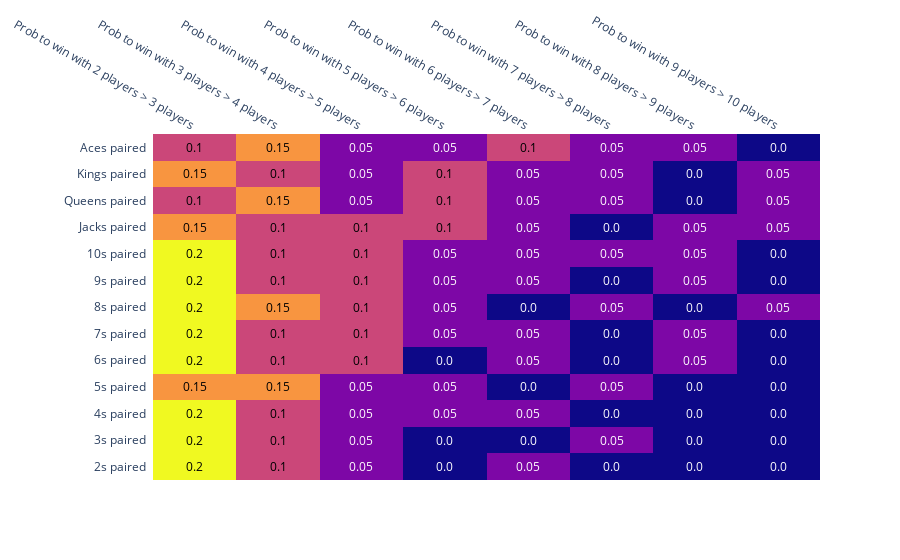

Notebook cell for this chart:
### Code cell
make_heatmap_for_hole_card_families(str_to_search="paired")

### Figure 1 — Plotly figure (JSON) as saved in the notebook; plotly's stock layout.template omitted (floating-point values rounded to 4 significant figures)
{"data": [{"colorscale": [[0, "#0d0887"], [0.1111, "#46039f"], [0.2222, "#7201a8"], [0.3333, "#9c179e"], [0.4444, "#bd3786"], [0.5556, "#d8576b"], [0.6667, "#ed7953"], [0.7778, "#fb9f3a"], [0.8889, "#fdca26"], [1, "#f0f921"]], "reversescale": false, "showscale": false, "type": "heatmap", "x": ["Prob to win with 2 players > 3 players", "Prob to win with 3 players > 4 players", "Prob to win with 4 players > 5 players", "Prob to win with 5 players > 6 players", "Prob to win with 6 players > 7 players", "Prob to win with 7 players > 8 players", "Prob to win with 8 players > 9 players", "Prob to win with 9 players > 10 players"], "y": ["2s paired", "3s paired", "4s paired", "5s paired", "6s paired", "7s paired", "8s paired", "9s paired", "10s paired", "Jacks paired", "Queens paired", "Kings paired", "Aces paired"], "z": [[0.2, 0.1, 0.05, 0, 0.05, 0, 0, 0], [0.2, 0.1, 0.05, 0, 0, 0.05, 0, 0], [0.2, 0.1, 0.05, 0.05, 0.05, 0, 0, 0], [0.15, 0.15, 0.05, 0.05, 0, 0.05, 0, 0], [0.2, 0.1, 0.1, 0, 0.05, 0, 0.05, 0], [0.2, 0.1, 0.1, 0.05, 0.05, 0, 0.05, 0], [0.2, 0.15, 0.1, 0.05, 0, 0.05, 0, 0.05], [0.2, 0.1, 0.1, 0.05, 0.05, 0, 0.05, 0], [0.2, 0.1, 0.1, 0.05, 0.05, 0.05, 0.05, 0], [0.15, 0.1, 0.1, 0.1, 0.05, 0, 0.05, 0.05], [0.1, 0.15, 0.05, 0.1, 0.05, 0.05, 0, 0.05], [0.15, 0.1, 0.05, 0.1, 0.05, 0.05, 0, 0.05], [0.1, 0.15, 0.05, 0.05, 0.1, 0.05, 0.05, 0]]}], "layout": {"annotations": [{"font": {"color": "#000000"}, "showarrow": false, "text": "0.2", "x": "Prob to win with 2 players > 3 players", "xref": "x", "y": "2s paired", "yref": "y"}, {"font": {"color": "#000000"}, "showarrow": false, "text": "0.1", "x": "Prob to win with 3 players > 4 players", "xref": "x", "y": "2s paired", "yref": "y"}, {"font": {"color": "#FFFFFF"}, "showarrow": false, "text": "0.05", "x": "Prob to win with 4 players > 5 players", "xref": "x", "y": "2s paired", "yref": "y"}, {"font": {"color": "#FFFFFF"}, "showarrow": false, "text": "0.0", "x": "Prob to win with 5 players > 6 players", "xref": "x", "y": "2s paired", "yref": "y"}, {"font": {"color": "#FFFFFF"}, "showarrow": false, "text": "0.05", "x": "Prob to win with 6 players > 7 players", "xref": "x", "y": "2s paired", "yref": "y"}, {"font": {"color": "#FFFFFF"}, "showarrow": false, "text": "0.0", "x": "Prob to win with 7 players > 8 players", "xref": "x", "y": "2s paired", "yref": "y"}, {"font": {"color": "#FFFFFF"}, "showarrow": false, "text": "0.0", "x": "Prob to win with 8 players > 9 players", "xref": "x", "y": "2s paired", "yref": "y"}, {"font": {"color": "#FFFFFF"}, "showarrow": false, "text": "0.0", "x": "Prob to win with 9 players > 10 players", "xref": "x", "y": "2s paired", "yref": "y"}, {"font": {"color": "#000000"}, "showarrow": false, "text": "0.2", "x": "Prob to win with 2 players > 3 players", "xref": "x", "y": "3s paired", "yref": "y"}, {"font": {"color": "#000000"}, "showarrow": false, "text": "0.1", "x": "Prob to win with 3 players > 4 players", "xref": "x", "y": "3s paired", "yref": "y"}, {"font": {"color": "#FFFFFF"}, "showarrow": false, "text": "0.05", "x": "Prob to win with 4 players > 5 players", "xref": "x", "y": "3s paired", "yref": "y"}, {"font": {"color": "#FFFFFF"}, "showarrow": false, "text": "0.0", "x": "Prob to win with 5 players > 6 players", "xref": "x", "y": "3s paired", "yref": "y"}, {"font": {"color": "#FFFFFF"}, "showarrow": false, "text": "0.0", "x": "Prob to win with 6 players > 7 players", "xref": "x", "y": "3s paired", "yref": "y"}, {"font": {"color": "#FFFFFF"}, "showarrow": false, "text": "0.05", "x": "Prob to win with 7 players > 8 players", "xref": "x", "y": "3s paired", "yref": "y"}, {"font": {"color": "#FFFFFF"}, "showarrow": false, "text": "0.0", "x": "Prob to win with 8 players > 9 players", "xref": "x", "y": "3s paired", "yref": "y"}, {"font": {"color": "#FFFFFF"}, "showarrow": false, "text": "0.0", "x": "Prob to win with 9 players > 10 players", "xref": "x", "y": "3s paired", "yref": "y"}, {"font": {"color": "#000000"}, "showarrow": false, "text": "0.2", "x": "Prob to win with 2 players > 3 players", "xref": "x", "y": "4s paired", "yref": "y"}, {"font": {"color": "#000000"}, "showarrow": false, "text": "0.1", "x": "Prob to win with 3 players > 4 players", "xref": "x", "y": "4s paired", "yref": "y"}, {"font": {"color": "#FFFFFF"}, "showarrow": false, "text": "0.05", "x": "Prob to win with 4 players > 5 players", "xref": "x", "y": "4s paired", "yref": "y"}, {"font": {"color": "#FFFFFF"}, "showarrow": false, "text": "0.05", "x": "Prob to win with 5 players > 6 players", "xref": "x", "y": "4s paired", "yref": "y"}, {"font": {"color": "#FFFFFF"}, "showarrow": false, "text": "0.05", "x": "Prob to win with 6 players > 7 players", "xref": "x", "y": "4s paired", "yref": "y"}, {"font": {"color": "#FFFFFF"}, "showarrow": false, "text": "0.0", "x": "Prob to win with 7 players > 8 players", "xref": "x", "y": "4s paired", "yref": "y"}, {"font": {"color": "#FFFFFF"}, "showarrow": false, "text": "0.0", "x": "Prob to win with 8 players > 9 players", "xref": "x", "y": "4s paired", "yref": "y"}, {"font": {"color": "#FFFFFF"}, "showarrow": false, "text": "0.0", "x": "Prob to win with 9 players > 10 players", "xref": "x", "y": "4s paired", "yref": "y"}, {"font": {"color": "#000000"}, "showarrow": false, "text": "0.15", "x": "Prob to win with 2 players > 3 players", "xref": "x", "y": "5s paired", "yref": "y"}, {"font": {"color": "#000000"}, "showarrow": false, "text": "0.15", "x": "Prob to win with 3 players > 4 players", "xref": "x", "y": "5s paired", "yref": "y"}, {"font": {"color": "#FFFFFF"}, "showarrow": false, "text": "0.05", "x": "Prob to win with 4 players > 5 players", "xref": "x", "y": "5s paired", "yref": "y"}, {"font": {"color": "#FFFFFF"}, "showarrow": false, "text": "0.05", "x": "Prob to win with 5 players > 6 players", "xref": "x", "y": "5s paired", "yref": "y"}, {"font": {"color": "#FFFFFF"}, "showarrow": false, "text": "0.0", "x": "Prob to win with 6 players > 7 players", "xref": "x", "y": "5s paired", "yref": "y"}, {"font": {"color": "#FFFFFF"}, "showarrow": false, "text": "0.05", "x": "Prob to win with 7 players > 8 players", "xref": "x", "y": "5s paired", "yref": "y"}, {"font": {"color": "#FFFFFF"}, "showarrow": false, "text": "0.0", "x": "Prob to win with 8 players > 9 players", "xref": "x", "y": "5s paired", "yref": "y"}, {"font": {"color": "#FFFFFF"}, "showarrow": false, "text": "0.0", "x": "Prob to win with 9 players > 10 players", "xref": "x", "y": "5s paired", "yref": "y"}, {"font": {"color": "#000000"}, "showarrow": false, "text": "0.2", "x": "Prob to win with 2 players > 3 players", "xref": "x", "y": "6s paired", "yref": "y"}, {"font": {"color": "#000000"}, "showarrow": false, "text": "0.1", "x": "Prob to win with 3 players > 4 players", "xref": "x", "y": "6s paired", "yref": "y"}, {"font": {"color": "#000000"}, "showarrow": false, "text": "0.1", "x": "Prob to win with 4 players > 5 players", "xref": "x", "y": "6s paired", "yref": "y"}, {"font": {"color": "#FFFFFF"}, "showarrow": false, "text": "0.0", "x": "Prob to win with 5 players > 6 players", "xref": "x", "y": "6s paired", "yref": "y"}, {"font": {"color": "#FFFFFF"}, "showarrow": false, "text": "0.05", "x": "Prob to win with 6 players > 7 players", "xref": "x", "y": "6s paired", "yref": "y"}, {"font": {"color": "#FFFFFF"}, "showarrow": false, "text": "0.0", "x": "Prob to win with 7 players > 8 players", "xref": "x", "y": "6s paired", "yref": "y"}, {"font": {"color": "#FFFFFF"}, "showarrow": false, "text": "0.05", "x": "Prob to win with 8 players > 9 players", "xref": "x", "y": "6s paired", "yref": "y"}, {"font": {"color": "#FFFFFF"}, "showarrow": false, "text": "0.0", "x": "Prob to win with 9 players > 10 players", "xref": "x", "y": "6s paired", "yref": "y"}, {"font": {"color": "#000000"}, "showarrow": false, "text": "0.2", "x": "Prob to win with 2 players > 3 players", "xref": "x", "y": "7s paired", "yref": "y"}, {"font": {"color": "#000000"}, "showarrow": false, "text": "0.1", "x": "Prob to win with 3 players > 4 players", "xref": "x", "y": "7s paired", "yref": "y"}, {"font": {"color": "#000000"}, "showarrow": false, "text": "0.1", "x": "Prob to win with 4 players > 5 players", "xref": "x", "y": "7s paired", "yref": "y"}, {"font": {"color": "#FFFFFF"}, "showarrow": false, "text": "0.05", "x": "Prob to win with 5 players > 6 players", "xref": "x", "y": "7s paired", "yref": "y"}, {"font": {"color": "#FFFFFF"}, "showarrow": false, "text": "0.05", "x": "Prob to win with 6 players > 7 players", "xref": "x", "y": "7s paired", "yref": "y"}, {"font": {"color": "#FFFFFF"}, "showarrow": false, "text": "0.0", "x": "Prob to win with 7 players > 8 players", "xref": "x", "y": "7s paired", "yref": "y"}, {"font": {"color": "#FFFFFF"}, "showarrow": false, "text": "0.05", "x": "Prob to win with 8 players > 9 players", "xref": "x", "y": "7s paired", "yref": "y"}, {"font": {"color": "#FFFFFF"}, "showarrow": false, "text": "0.0", "x": "Prob to win with 9 players > 10 players", "xref": "x", "y": "7s paired", "yref": "y"}, {"font": {"color": "#000000"}, "showarrow": false, "text": "0.2", "x": "Prob to win with 2 players > 3 players", "xref": "x", "y": "8s paired", "yref": "y"}, {"font": {"color": "#000000"}, "showarrow": false, "text": "0.15", "x": "Prob to win with 3 players > 4 players", "xref": "x", "y": "8s paired", "yref": "y"}, {"font": {"color": "#000000"}, "showarrow": false, "text": "0.1", "x": "Prob to win with 4 players > 5 players", "xref": "x", "y": "8s paired", "yref": "y"}, {"font": {"color": "#FFFFFF"}, "showarrow": false, "text": "0.05", "x": "Prob to win with 5 players > 6 players", "xref": "x", "y": "8s paired", "yref": "y"}, {"font": {"color": "#FFFFFF"}, "showarrow": false, "text": "0.0", "x": "Prob to win with 6 players > 7 players", "xref": "x", "y": "8s paired", "yref": "y"}, {"font": {"color": "#FFFFFF"}, "showarrow": false, "text": "0.05", "x": "Prob to win with 7 players > 8 players", "xref": "x", "y": "8s paired", "yref": "y"}, {"font": {"color": "#FFFFFF"}, "showarrow": false, "text": "0.0", "x": "Prob to win with 8 players > 9 players", "xref": "x", "y": "8s paired", "yref": "y"}, {"font": {"color": "#FFFFFF"}, "showarrow": false, "text": "0.05", "x": "Prob to win with 9 players > 10 players", "xref": "x", "y": "8s paired", "yref": "y"}, {"font": {"color": "#000000"}, "showarrow": false, "text": "0.2", "x": "Prob to win with 2 players > 3 players", "xref": "x", "y": "9s paired", "yref": "y"}, {"font": {"color": "#000000"}, "showarrow": false, "text": "0.1", "x": "Prob to win with 3 players > 4 players", "xref": "x", "y": "9s paired", "yref": "y"}, {"font": {"color": "#000000"}, "showarrow": false, "text": "0.1", "x": "Prob to win with 4 players > 5 players", "xref": "x", "y": "9s paired", "yref": "y"}, {"font": {"color": "#FFFFFF"}, "showarrow": false, "text": "0.05", "x": "Prob to win with 5 players > 6 players", "xref": "x", "y": "9s paired", "yref": "y"}, {"font": {"color": "#FFFFFF"}, "showarrow": false, "text": "0.05", "x": "Prob to win with 6 players > 7 players", "xref": "x", "y": "9s paired", "yref": "y"}, {"font": {"color": "#FFFFFF"}, "showarrow": false, "text": "0.0", "x": "Prob to win with 7 players > 8 players", "xref": "x", "y": "9s paired", "yref": "y"}, {"font": {"color": "#FFFFFF"}, "showarrow": false, "text": "0.05", "x": "Prob to win with 8 players > 9 players", "xref": "x", "y": "9s paired", "yref": "y"}, {"font": {"color": "#FFFFFF"}, "showarrow": false, "text": "0.0", "x": "Prob to win with 9 players > 10 players", "xref": "x", "y": "9s paired", "yref": "y"}, {"font": {"color": "#000000"}, "showarrow": false, "text": "0.2", "x": "Prob to win with 2 players > 3 players", "xref": "x", "y": "10s paired", "yref": "y"}, {"font": {"color": "#000000"}, "showarrow": false, "text": "0.1", "x": "Prob to win with 3 players > 4 players", "xref": "x", "y": "10s paired", "yref": "y"}, {"font": {"color": "#000000"}, "showarrow": false, "text": "0.1", "x": "Prob to win with 4 players > 5 players", "xref": "x", "y": "10s paired", "yref": "y"}, {"font": {"color": "#FFFFFF"}, "showarrow": false, "text": "0.05", "x": "Prob to win with 5 players > 6 players", "xref": "x", "y": "10s paired", "yref": "y"}, {"font": {"color": "#FFFFFF"}, "showarrow": false, "text": "0.05", "x": "Prob to win with 6 players > 7 players", "xref": "x", "y": "10s paired", "yref": "y"}, {"font": {"color": "#FFFFFF"}, "showarrow": false, "text": "0.05", "x": "Prob to win with 7 players > 8 players", "xref": "x", "y": "10s paired", "yref": "y"}, {"font": {"color": "#FFFFFF"}, "showarrow": false, "text": "0.05", "x": "Prob to win with 8 players > 9 players", "xref": "x", "y": "10s paired", "yref": "y"}, {"font": {"color": "#FFFFFF"}, "showarrow": false, "text": "0.0", "x": "Prob to win with 9 players > 10 players", "xref": "x", "y": "10s paired", "yref": "y"}, {"font": {"color": "#000000"}, "showarrow": false, "text": "0.15", "x": "Prob to win with 2 players > 3 players", "xref": "x", "y": "Jacks paired", "yref": "y"}, {"font": {"color": "#000000"}, "showarrow": false, "text": "0.1", "x": "Prob to win with 3 players > 4 players", "xref": "x", "y": "Jacks paired", "yref": "y"}, {"font": {"color": "#000000"}, "showarrow": false, "text": "0.1", "x": "Prob to win with 4 players > 5 players", "xref": "x", "y": "Jacks paired", "yref": "y"}, {"font": {"color": "#000000"}, "showarrow": false, "text": "0.1", "x": "Prob to win with 5 players > 6 players", "xref": "x", "y": "Jacks paired", "yref": "y"}, {"font": {"color": "#FFFFFF"}, "showarrow": false, "text": "0.05", "x": "Prob to win with 6 players > 7 players", "xref": "x", "y": "Jacks paired", "yref": "y"}, {"font": {"color": "#FFFFFF"}, "showarrow": false, "text": "0.0", "x": "Prob to win with 7 players > 8 players", "xref": "x", "y": "Jacks paired", "yref": "y"}, {"font": {"color": "#FFFFFF"}, "showarrow": false, "text": "0.05", "x": "Prob to win with 8 players > 9 players", "xref": "x", "y": "Jacks paired", "yref": "y"}, {"font": {"color": "#FFFFFF"}, "showarrow": false, "text": "0.05", "x": "Prob to win with 9 players > 10 players", "xref": "x", "y": "Jacks paired", "yref": "y"}, {"font": {"color": "#000000"}, "showarrow": false, "text": "0.1", "x": "Prob to win with 2 players > 3 players", "xref": "x", "y": "Queens paired", "yref": "y"}, {"font": {"color": "#000000"}, "showarrow": false, "text": "0.15", "x": "Prob to win with 3 players > 4 players", "xref": "x", "y": "Queens paired", "yref": "y"}, {"font": {"color": "#FFFFFF"}, "showarrow": false, "text": "0.05", "x": "Prob to win with 4 players > 5 players", "xref": "x", "y": "Queens paired", "yref": "y"}, {"font": {"color": "#000000"}, "showarrow": false, "text": "0.1", "x": "Prob to win with 5 players > 6 players", "xref": "x", "y": "Queens paired", "yref": "y"}, {"font": {"color": "#FFFFFF"}, "showarrow": false, "text": "0.05", "x": "Prob to win with 6 players > 7 players", "xref": "x", "y": "Queens paired", "yref": "y"}, {"font": {"color": "#FFFFFF"}, "showarrow": false, "text": "0.05", "x": "Prob to win with 7 players > 8 players", "xref": "x", "y": "Queens paired", "yref": "y"}, {"font": {"color": "#FFFFFF"}, "showarrow": false, "text": "0.0", "x": "Prob to win with 8 players > 9 players", "xref": "x", "y": "Queens paired", "yref": "y"}, {"font": {"color": "#FFFFFF"}, "showarrow": false, "text": "0.05", "x": "Prob to win with 9 players > 10 players", "xref": "x", "y": "Queens paired", "yref": "y"}, {"font": {"color": "#000000"}, "showarrow": false, "text": "0.15", "x": "Prob to win with 2 players > 3 players", "xref": "x", "y": "Kings paired", "yref": "y"}, {"font": {"color": "#000000"}, "showarrow": false, "text": "0.1", "x": "Prob to win with 3 players > 4 players", "xref": "x", "y": "Kings paired", "yref": "y"}, {"font": {"color": "#FFFFFF"}, "showarrow": false, "text": "0.05", "x": "Prob to win with 4 players > 5 players", "xref": "x", "y": "Kings paired", "yref": "y"}, {"font": {"color": "#000000"}, "showarrow": false, "text": "0.1", "x": "Prob to win with 5 players > 6 players", "xref": "x", "y": "Kings paired", "yref": "y"}, {"font": {"color": "#FFFFFF"}, "showarrow": false, "text": "0.05", "x": "Prob to win with 6 players > 7 players", "xref": "x", "y": "Kings paired", "yref": "y"}, {"font": {"color": "#FFFFFF"}, "showarrow": false, "text": "0.05", "x": "Prob to win with 7 players > 8 players", "xref": "x", "y": "Kings paired", "yref": "y"}, {"font": {"color": "#FFFFFF"}, "showarrow": false, "text": "0.0", "x": "Prob to win with 8 players > 9 players", "xref": "x", "y": "Kings paired", "yref": "y"}, {"font": {"color": "#FFFFFF"}, "showarrow": false, "text": "0.05", "x": "Prob to win with 9 players > 10 players", "xref": "x", "y": "Kings paired", "yref": "y"}, {"font": {"color": "#000000"}, "showarrow": false, "text": "0.1", "x": "Prob to win with 2 players > 3 players", "xref": "x", "y": "Aces paired", "yref": "y"}, {"font": {"color": "#000000"}, "showarrow": false, "text": "0.15", "x": "Prob to win with 3 players > 4 players", "xref": "x", "y": "Aces paired", "yref": "y"}, {"font": {"color": "#FFFFFF"}, "showarrow": false, "text": "0.05", "x": "Prob to win with 4 players > 5 players", "xref": "x", "y": "Aces paired", "yref": "y"}, {"font": {"color": "#FFFFFF"}, "showarrow": false, "text": "0.05", "x": "Prob to win with 5 players > 6 players", "xref": "x", "y": "Aces paired", "yref": "y"}, {"font": {"color": "#000000"}, "showarrow": false, "text": "0.1", "x": "Prob to win with 6 players > 7 players", "xref": "x", "y": "Aces paired", "yref": "y"}, {"font": {"color": "#FFFFFF"}, "showarrow": false, "text": "0.05", "x": "Prob to win with 7 players > 8 players", "xref": "x", "y": "Aces paired", "yref": "y"}, {"font": {"color": "#FFFFFF"}, "showarrow": false, "text": "0.05", "x": "Prob to win with 8 players > 9 players", "xref": "x", "y": "Aces paired", "yref": "y"}, {"font": {"color": "#FFFFFF"}, "showarrow": false, "text": "0.0", "x": "Prob to win with 9 players > 10 players", "xref": "x", "y": "Aces paired", "yref": "y"}], "xaxis": {"dtick": 1, "gridcolor": "rgb(0, 0, 0)", "side": "top", "ticks": ""}, "yaxis": {"dtick": 1, "ticks": "", "ticksuffix": "  "}}}
